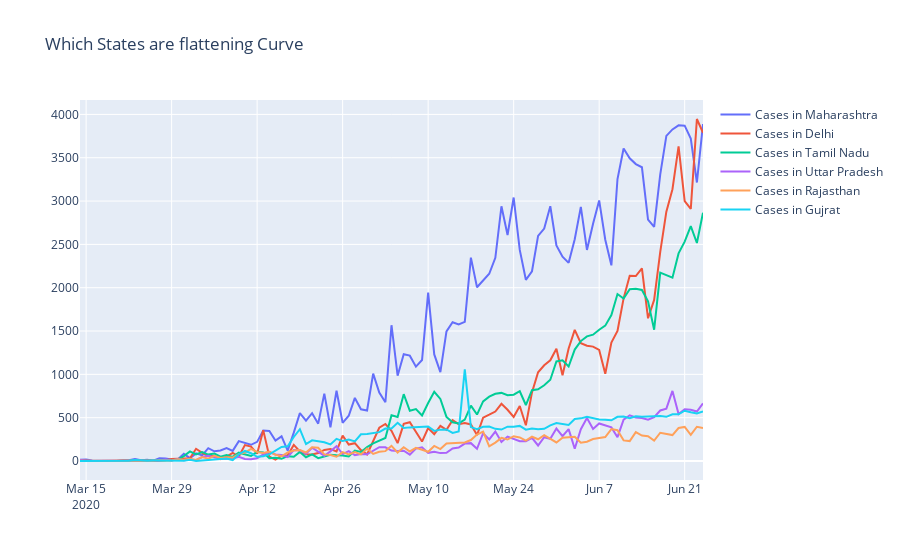

The cell this chart's notebook holds for it:
### Markdown cell above
### Here we see that Rajasthan , Gujrat and Uttar Pradesh have almost managed to flatten their curve despite having a lot cases in beginning of pandemic

### Code cell
data=[trace0,trace1,trace2,trace3,trace4,trace5]
layout=go.Layout(title='Which States are flattening Curve')
fig=go.Figure(data,layout)
fig.show()
